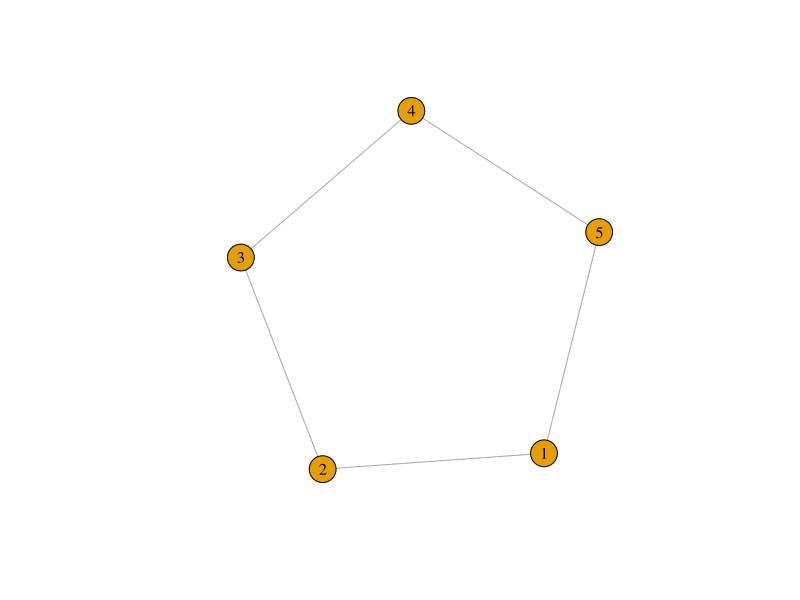
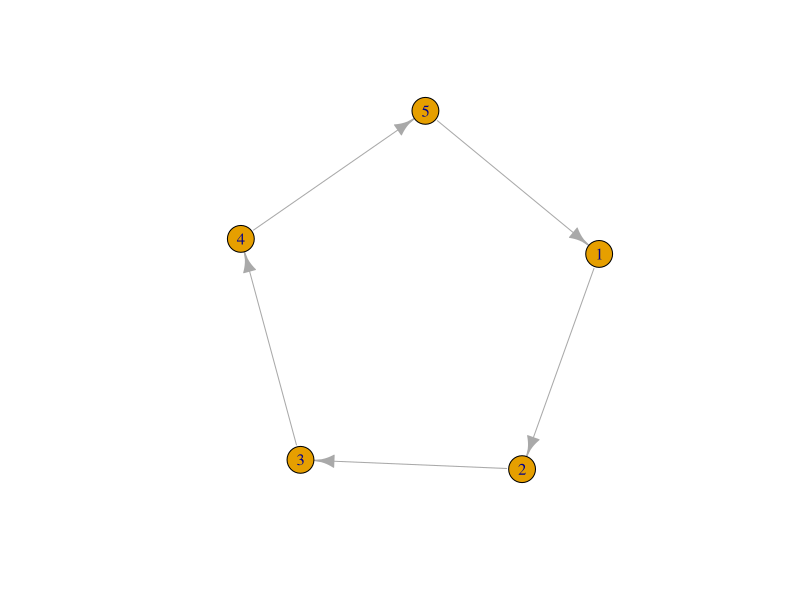
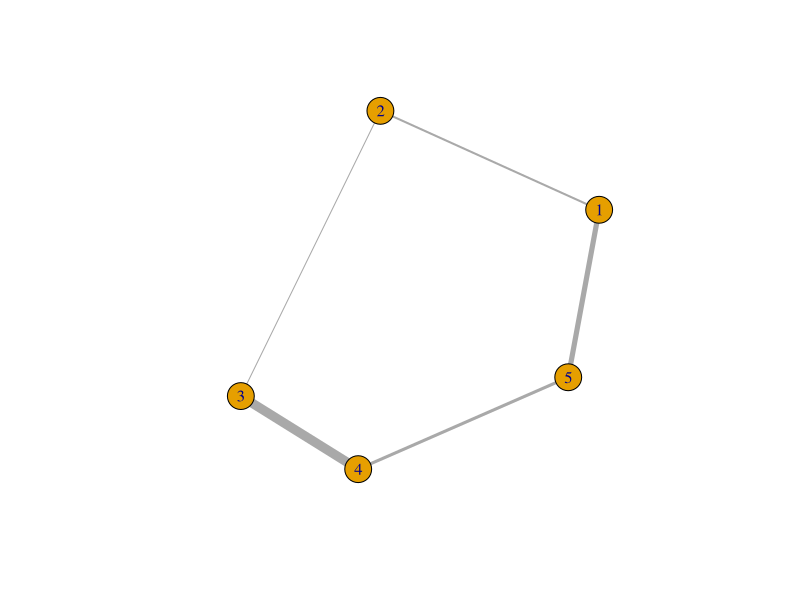
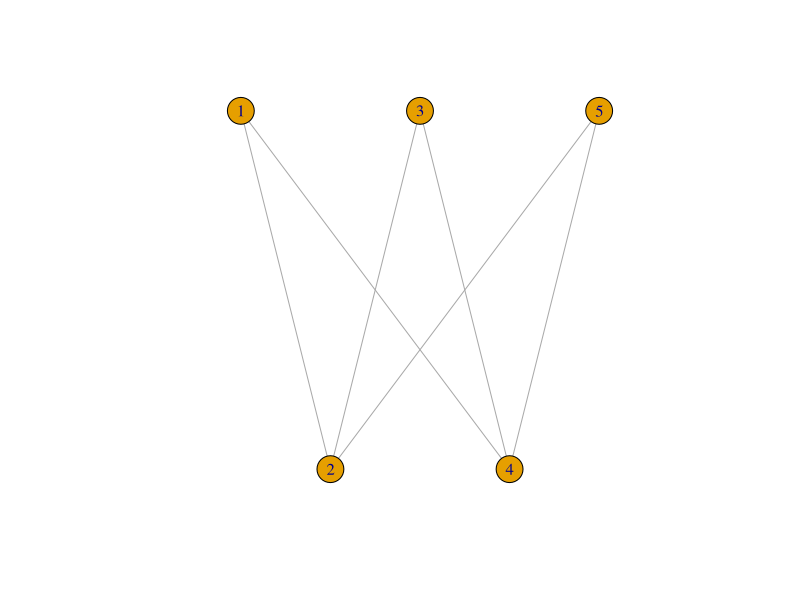

The R script that drew these images, in order:
## ---- chunk 1
library(igraph)
## ---- chunk 2
# ネットワークの定義
g <- graph(edges=c(1,2, 2,3, 3,4, 4,5, 5,1), directed=F) 
# ネットワークの描画
plot(g)
## ---- chunk 3
vcount(g)
## ---- chunk 4
ecount(g)
## ---- chunk 5
# ネットワークの定義
g <- graph(edges=c(1,2, 2,3, 3,4, 4,5, 5,1), directed=T) 
# ネットワークの描画
plot(g)
## ---- chunk 6
# ネットワークの定義
g <- graph(edges=c(1,2, 2,3, 3,4, 4,5, 5,1), directed=F)
# エッジに乱数で重みを割り振る
E(g)$weight <- sample(1:10, ecount(g))
# ネットワークの描画
plot(g, edge.width=E(g)$weight)
## ---- chunk 7
# ネットワークの定義 最初の01ベクトルはノードのグループを表す
g <- make_bipartite_graph( c(0,1,0,1,0), c(1,2, 1,4, 3,2, 3,4, 5,2, 5,4))
# ネットワークの描画
plot(g, layout = layout_as_bipartite)
## ---- chunk 8
# ネットワークの定義
g <- graph(edges=c(1,2, 2,3, 3,4, 4,5, 5,1), directed=F) 
# 隣接行列
as_adjacency_matrix(g, sparse = F)
## ---- chunk 9
# ネットワークの定義
g <- graph(edges=c(1,2, 2,3, 3,4, 4,5, 5,1), directed=T) 
# 隣接行列
as_adjacency_matrix(g, sparse = F)
## ---- chunk 10
# ネットワークの定義
g <- graph(edges=c(1,2, 2,3, 3,4, 4,5, 5,1), directed=F)
# エッジに乱数で重みを割り振る
E(g)$weight <- sample(1:10, ecount(g))
# 隣接行列
as_adjacency_matrix(g, attr = "weight", sparse = F)
## ---- chunk 11
# ネットワークの定義
g <- make_bipartite_graph( c(0,1,0,1,0), c(1,2, 1,4, 3,2, 3,4, 5,2, 5,4))
# 接続行列
as_biadjacency_matrix(g)
# 隣接行列
mtx <- as_adjacency_matrix(g, sparse = F)
# 接続行列と隣接行列の関係がわかりやすいようにノードの順番を入れ替える
mtx[c(1,3,5,2,4), c(1,3,5,2,4)]
